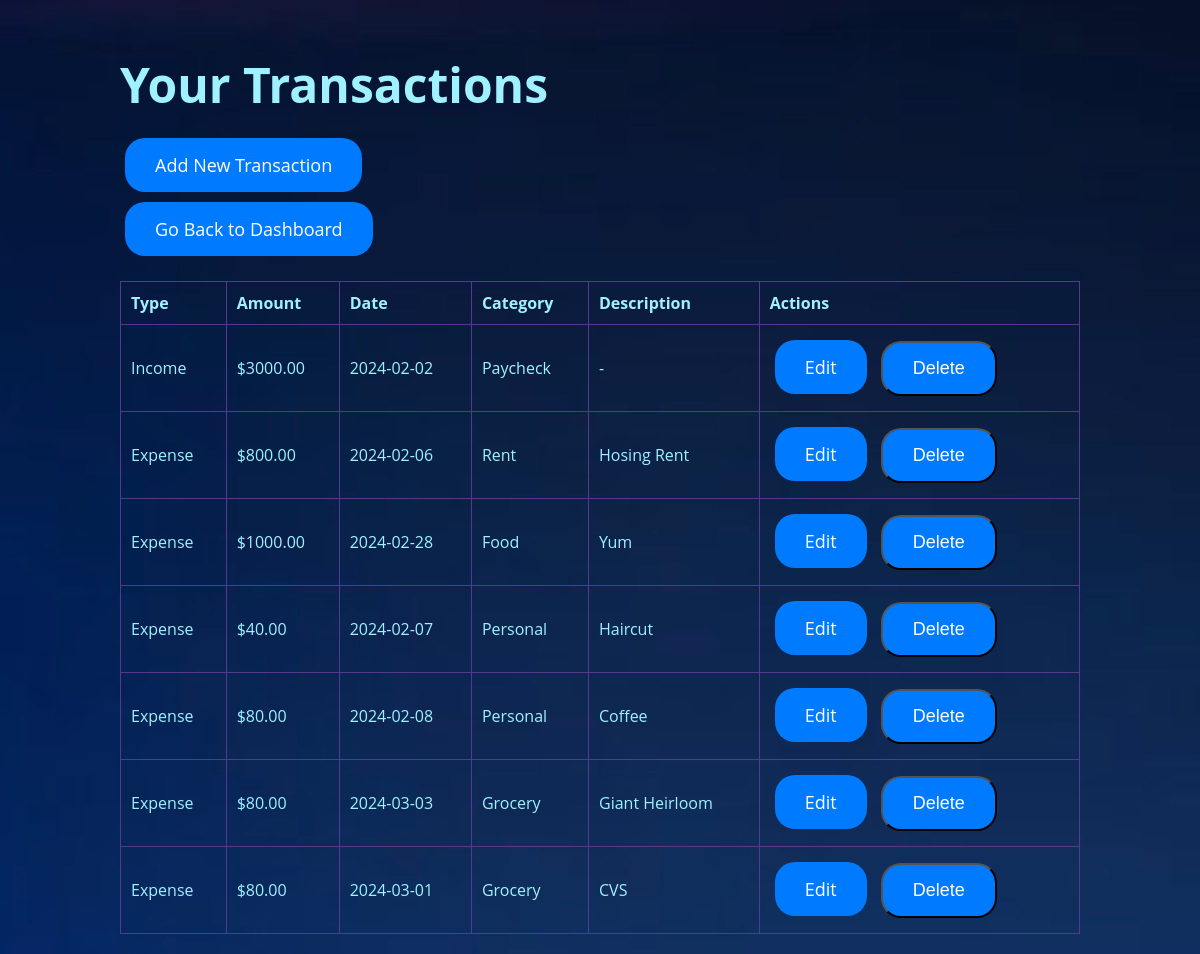
Page /transactions (signed in) on the earlier database version.
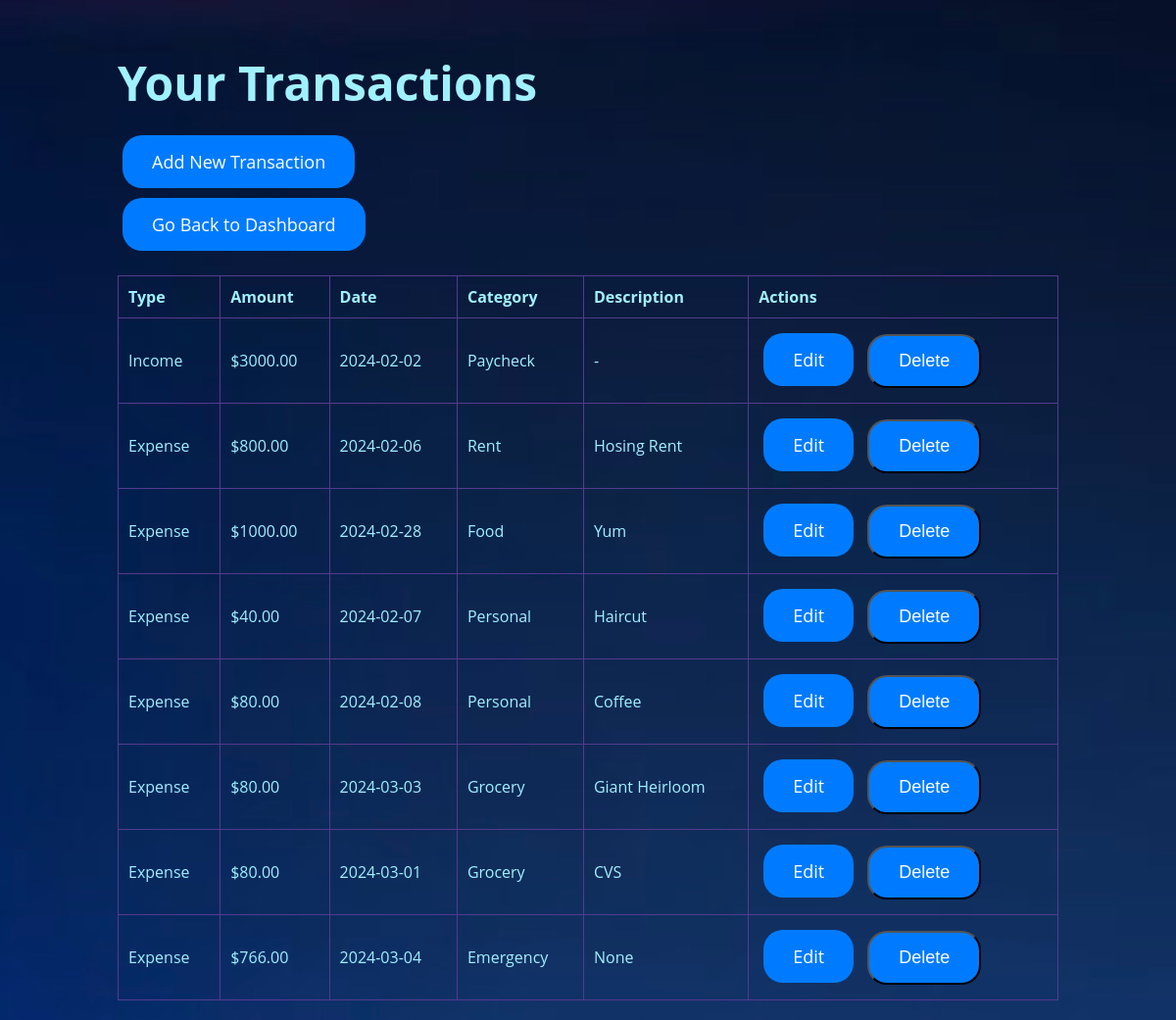
Same page on the later database version.
### models.py (models this page shows)
class Transaction(db.Model):
    id = db.Column(db.Integer, primary_key=True)
    type = db.Column(db.String(50), nullable=False)
    amount = db.Column(db.Float, nullable=False)
    date = db.Column(db.DateTime, nullable=False, default=datetime.utcnow)
    description = db.Column(db.String(200), nullable=True)
    category_id = db.Column(db.Integer, db.ForeignKey('category.id'), nullable=False)
    user_id = db.Column(db.Integer, db.ForeignKey('user.id'), nullable=False)
    category = db.relationship('Category', backref=db.backref('transactions', lazy=True))
    user = db.relationship('User', backref=db.backref('transactions', lazy=True))

class Category(db.Model):
    id = db.Column(db.Integer, primary_key=True)
    name = db.Column(db.String(50), nullable=False)
    user_id = db.Column(db.Integer, db.ForeignKey('user.id'), nullable=False)
    user = db.relationship('User', backref=db.backref('categories', lazy=True))

### app.py (the view)
@app.route('/transactions')
@login_required
def transactions():
    user_transactions = Transaction.query.filter_by(user_id=current_user.id).all()
    return render_template('transactions.html', transactions=user_transactions)

### app.py (called while the page is built)
@login_manager.user_loader
def load_user(user_id):
    return User.query.get(int(user_id))

### templates/transactions.html (shortened to what this page needs)
{% extends "layout.html" %}
{% block content %}
<div class="container">
    <h1 style="color: #a0f1ff;">Your Transactions</h1>
    <a href="{{ url_for('add_transaction') }}" class="btn">Add New Transaction</a>
    <div class="go-back">
        <a href="{{ url_for('home') }}" class="btn">Go Back to Dashboard</a>
    </div>
    {% if transactions %}
    <table class="table">
        <thead>
            <tr>
                <th>Type</th>
                <th>Amount</th>
                <th>Date</th>
                <th>Category</th>
                <th>Description</th>
                <th>Actions</th>
            </tr>
        </thead>
        <tbody>
            {% for transaction in transactions %}
            <tr>
                <td>{{ transaction.type }}</td>
                <td>${{ '%.2f'|format(transaction.amount) }}</td>
                <td>{{ transaction.date.strftime('%Y-%m-%d') }}</td>
                <td>{{ transaction.category.name }}</td>
                <td>{{ transaction.description }}</td>
                <td>
                    <a href="{{ url_for('edit_transaction', transaction_id=transaction.id) }}" class="btn">Edit</a>
                    <form action="{{ url_for('delete_transaction', transaction_id=transaction.id) }}" method="post" style="display: inline;" onsubmit="return confirm('Are you sure you want to delete this transaction?');">
                        <button type="submit" class="btn">Delete</button>
                    </form>
                </td>
            </tr>
            {% endfor %}
        </tbody>
    </table>
    {% else %}
    <p>No transactions found. Start adding some!</p>
    {% endif %}
</div>
{% endblock %}

Differences in the rows shown:
added Transaction: amount "766.00"
